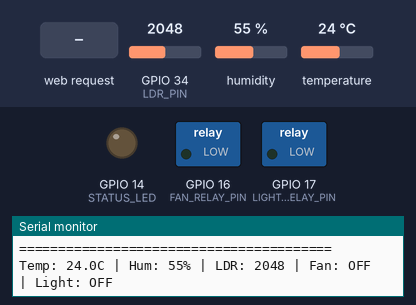
This sketch was run on a simulated ESP32. Parts: switched loads named in the sketch (green lamp = pin HIGH), output pins drawn as LEDs (lit = HIGH), the last lines printed to the serial monitor. The inputs (shaded band) are chosen by the test bench; at power-on: temperature 24 °C, GPIO 34 (LDR_PIN) = 2048, humidity 55 % (analog values on the 0–4095 scale). WiFi joins after 1.5 s; servers stay silent unless stated; EEPROM starts erased.

Above: at 5.9 s.
6.0 s: temperature set to 27.2 °C
8.9 s: temperature set to 28.7 °C
At 15.9 s:
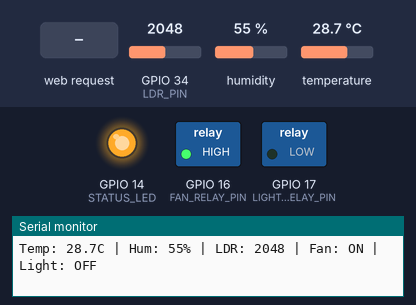
16.2 s: GPIO 34 (LDR_PIN) set to 1951
At 22.0 s:
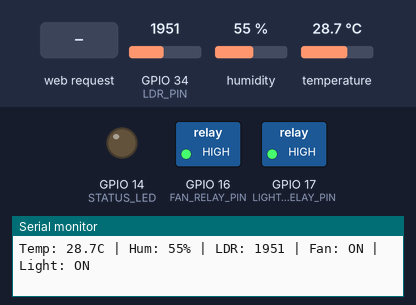
23.7 s: HTTP request GET /setTemp?v=120 received
At 27.9 s:
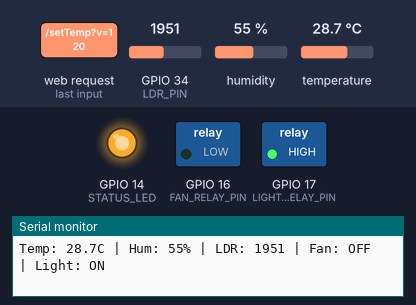
31.2 s: HTTP request GET /setTemp?v=fan received
At 32.3 s:
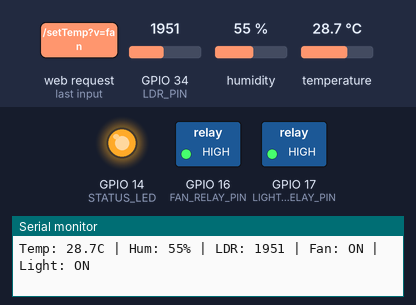
38.2 s: HTTP request GET /setLight?v=120&dev=120&state=120 received
At 41.2 s:
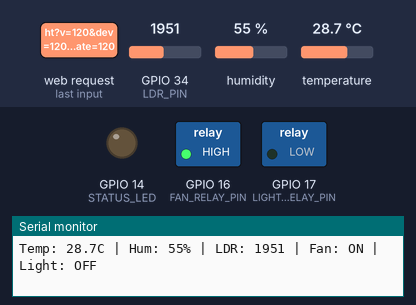
Timing chart, 0 to 46.3 s (numbered marks = the images above; inputs shaded):
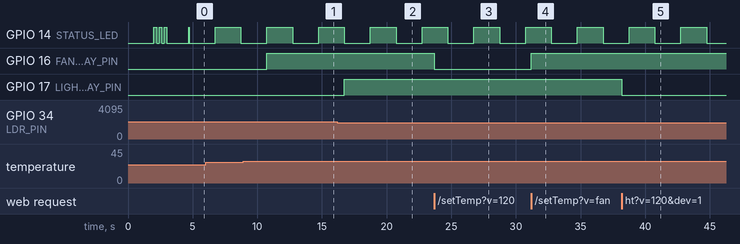

The sketch:

ESP32_IoT_Ortam_Kontrol.ino
```cpp
/*
 * ========================================
 * ESP32 IoT Akıllı Ortam Kontrol Sistemi
 * ========================================
 *
 * Özellikler:
 * - DHT22 ile sıcaklık/nem ölçümü
 * - LDR ile ışık seviyesi ölçümü
 * - 2 Adet transistörlü röle kontrolü
 * - Web tabanlı kontrol arayüzü
 * - EEPROM'a ayar kaydetme
 * - Durum LED'i
 *
 * Pin Yapısı:
 * - GPIO 18: DHT22
 * - GPIO 34: LDR (ADC1 - WiFi uyumlu)
 * - GPIO 17: Işık rölesi
 * - GPIO 16: Fan rölesi
 * - GPIO 14: Durum LED'i
 *
 * Geliştirici: IoT Projesi
 * Versiyon: 1.0 Final
 * ========================================
 */

#include <WiFi.h>
#include <WebServer.h>
#include <Preferences.h>
#include <DHT.h>

// ============ PIN TANIMLARI ============
#define DHT_PIN 18
#define LDR_PIN 34
#define LIGHT_RELAY_PIN 17
#define FAN_RELAY_PIN 16
#define STATUS_LED 14

// ============ SENSÖR VE SERVER ============
DHT dht(DHT_PIN, DHT22);
WebServer server(80);
Preferences prefs;

// ============ WİFİ BİLGİLERİ ============
const char* ssid = "speedygonzales";       // WiFi adını yaz
const char* password = "19982023"; // WiFi şifresini yaz

// ============ SİSTEM DEĞİŞKENLERİ ============
float tempThreshold = 28.0;
int lightThreshold = 2000;
float currentTemp = 0;
float currentHumidity = 0;
int currentLight = 0;
bool fanState = false;
bool lightState = false;

void setup() {
  // Pin konfigürasyonu
  pinMode(LIGHT_RELAY_PIN, OUTPUT);
  pinMode(FAN_RELAY_PIN, OUTPUT);
  pinMode(LDR_PIN, INPUT);
  pinMode(STATUS_LED, OUTPUT);

  digitalWrite(LIGHT_RELAY_PIN, LOW);
  digitalWrite(FAN_RELAY_PIN, LOW);
  digitalWrite(STATUS_LED, LOW);

  // Serial başlatma
  Serial.begin(115200);
  delay(2000);
  Serial.println("\n\n========================================");
  Serial.println("ESP32 IoT Sistem Baslatiliyor...");
  Serial.println("========================================\n");

  // Başlangıç LED sinyali (3x yanıp sön)
  for(int i = 0; i < 3; i++) {
    digitalWrite(STATUS_LED, HIGH);
    delay(200);
    digitalWrite(STATUS_LED, LOW);
    delay(200);
  }

  // ADC konfigürasyonu
  analogSetAttenuation(ADC_11db);
  analogReadResolution(12);

  // Sensör başlatma
  dht.begin();
  Serial.println("[OK] DHT22 sensoru baslatildi");

  // EEPROM'dan ayarları yükleme
  prefs.begin("iot-settings", false);
  tempThreshold = prefs.getFloat("tempThr", 28.0);
  lightThreshold = prefs.getInt("lightThr", 2000);
  prefs.end();
  Serial.println("[OK] Ayarlar hafizadan yuklendi");
  Serial.print("    Sicaklik esigi: ");
  Serial.print(tempThreshold);
  Serial.println(" C");
  Serial.print("    Isik esigi: ");
  Serial.println(lightThreshold);

  // WiFi bağlantısı
  Serial.print("\n[WiFi] Baglaniyor");
  WiFi.begin(ssid, password);

  int timeout = 0;
  while (WiFi.status() != WL_CONNECTED && timeout < 40) {
    delay(500);
    Serial.print(".");
    timeout++;
  }
  Serial.println();

  if (WiFi.status() == WL_CONNECTED) {
    Serial.println("[OK] WiFi baglandi!");
    Serial.print("    IP Adresi: ");
    Serial.println(WiFi.localIP());
    Serial.print("    Tarayicida ac: http://");
    Serial.println(WiFi.localIP());

    // WiFi başarılı - LED sürekli yanar
    digitalWrite(STATUS_LED, HIGH);
  } else {
    Serial.println("[HATA] WiFi baglanamadi!");

    // WiFi hatası - LED hızlı yanıp söner
    for(int i = 0; i < 10; i++) {
      digitalWrite(STATUS_LED, HIGH);
      delay(100);
      digitalWrite(STATUS_LED, LOW);
      delay(100);
    }
  }

  // Web server rotaları
  server.on("/", HTTP_GET, handleRoot);
  server.on("/data", HTTP_GET, handleData);
  server.on("/setTemp", HTTP_GET, handleSetTemp);
  server.on("/setLight", HTTP_GET, handleSetLight);
  server.on("/manual", HTTP_GET, handleManual);

  server.begin();
  Serial.println("[OK] Web server baslatildi");
  Serial.println("\n========================================");
  Serial.println("Sistem hazir ve calisiyor!");
  Serial.println("========================================\n");
}

void loop() {
  server.handleClient();

  // LED heartbeat (2 saniyede bir yanıp söner)
  static unsigned long lastBlink = 0;
  if (millis() - lastBlink > 2000) {
    lastBlink = millis();
    digitalWrite(STATUS_LED, !digitalRead(STATUS_LED));
  }

  // Sensör okuma (3 saniyede bir)
  static unsigned long lastRead = 0;
  if (millis() - lastRead > 3000) {
    lastRead = millis();
    readSensorsAndControl();
  }
}

// ============ SENSÖR OKUMA VE KONTROL ============
void readSensorsAndControl() {
  // DHT22 okuma
  float t = dht.readTemperature();
  float h = dht.readHumidity();

  if (!isnan(t) && !isnan(h)) {
    currentTemp = t;
    currentHumidity = h;
  }

  // LDR okuma
  currentLight = analogRead(LDR_PIN);

  // Serial çıktı
  Serial.print("Temp: ");
  Serial.print(currentTemp, 1);
  Serial.print("C | Hum: ");
  Serial.print(currentHumidity, 0);
  Serial.print("% | LDR: ");
  Serial.print(currentLight);
  Serial.print(" | Fan: ");
  Serial.print(fanState ? "ON" : "OFF");
  Serial.print(" | Light: ");
  Serial.println(lightState ? "ON" : "OFF");

  // Fan kontrolü (sıcaklık bazlı)
  if (currentTemp >= tempThreshold) {
    digitalWrite(FAN_RELAY_PIN, HIGH);
    fanState = true;
  } else {
    digitalWrite(FAN_RELAY_PIN, LOW);
    fanState = false;
  }

  // Işık kontrolü (LDR bazlı - karanlıkta aç)
  if (currentLight < lightThreshold) {
    digitalWrite(LIGHT_RELAY_PIN, HIGH);
    lightState = true;
  } else {
    digitalWrite(LIGHT_RELAY_PIN, LOW);
    lightState = false;
  }
}

// ============ WEB ARAYÜZÜ ============
void handleRoot() {
  String html = R"rawliteral(
<!DOCTYPE html>
<html lang='tr'>
<head>
<meta charset='UTF-8'>
<meta name='viewport' content='width=device-width,initial-scale=1'>
<title>ESP32 IoT Kontrol</title>
<style>
*{margin:0;padding:0;box-sizing:border-box}
body{font-family:'Segoe UI',Arial,sans-serif;background:linear-gradient(135deg,#000000 0%,#151b54 100%);min-height:100vh;padding:20px}
.container{max-width:650px;margin:0 auto;background:#fff;border-radius:20px;box-shadow:0 20px 60px rgba(0,0,0,0.4);padding:30px}
h1{text-align:center;color:#667eea;margin-bottom:30px;font-size:26px}
.card{background:#f8f9fa;border-radius:15px;padding:20px;margin-bottom:20px;border-left:5px solid #667eea;transition:transform 0.2s}
.card:hover{transform:translateY(-2px)}
.sensor-label{color:#666;font-size:12px;text-transform:uppercase;letter-spacing:1px;margin-bottom:5px}
.sensor-value{font-size:32px;font-weight:bold;color:#2ecc71;margin:5px 0}
.sensor-sub{color:#999;font-size:14px;margin-top:5px}
.control-header{display:flex;justify-content:space-between;align-items:center;margin-bottom:15px}
.control-title{font-size:18px;font-weight:600;color:#333}
.status{display:inline-block;padding:6px 16px;border-radius:20px;font-size:12px;font-weight:bold}
.status-on{background:#27ae60;color:#fff}
.status-off{background:#c0392b;color:#fff}
.slider-container{margin:15px 0}
.slider-label{display:flex;justify-content:space-between;margin-bottom:8px;font-weight:600;color:#333;font-size:14px}
input[type=range]{width:100%;height:8px;border-radius:5px;background:#ddd;outline:none;-webkit-appearance:none}
input[type=range]::-webkit-slider-thumb{-webkit-appearance:none;width:22px;height:22px;border-radius:50%;background:#667eea;cursor:pointer;box-shadow:0 2px 5px rgba(0,0,0,0.2)}
input[type=range]::-moz-range-thumb{width:22px;height:22px;border-radius:50%;background:#667eea;cursor:pointer;border:none}
.btn-group{display:flex;gap:10px;margin-top:15px}
.btn{flex:1;padding:12px;border:none;border-radius:10px;font-weight:600;cursor:pointer;transition:all 0.3s;font-size:13px}
.btn-on{background:#27ae60;color:#fff}
.btn-off{background:#c0392b;color:#fff}
.btn:hover{opacity:0.85;transform:scale(1.02)}
.btn:active{transform:scale(0.98)}
.footer{text-align:center;color:#999;font-size:12px;margin-top:25px;padding-top:20px;border-top:1px solid #eee}
.ip-info{background:#e3f2fd;border:2px solid #2196f3;border-radius:10px;padding:12px;margin-bottom:20px;text-align:center;font-size:14px;color:#1565c0}
@keyframes pulse{0%,100%{opacity:1}50%{opacity:0.7}}
.updating{animation:pulse 1s infinite}
</style>
</head>
<body>
<div class='container'>
<h1> ESP32 Akıllı Ortam Kontrol</h1>

<div class='ip-info'>
 IP: <strong id='ipAddr'>Yükleniyor...</strong>
</div>

<div class='card'>
<div class='sensor-label'>SICAKLIK</div>
<div class='sensor-value' id='temp'>--°C</div>
<div class='sensor-sub'>Nem: <span id='humidity'>--</span>%</div>
</div>

<div class='card'>
<div class='sensor-label'>IŞIK SEVİYESİ</div>
<div class='sensor-value' id='light'>--</div>
<div class='sensor-sub'>0 = Karanlık | 4095 = Aydınlık</div>
</div>

<div class='card'>
<div class='control-header'>
<div class='control-title'> FAN</div>
<span class='status' id='fanStatus'>KAPALI</span>
</div>
<div class='slider-container'>
<div class='slider-label'>
<span>Sıcaklık Eşiği</span>
<span><strong id='tempValue'>28</strong>°C</span>
</div>
<input type='range' id='tempSlider' min='20' max='40' value='28' step='0.5'>
</div>
<div class='btn-group'>
<button class='btn btn-on' onclick='manual("fan",1)'>MANUEL AÇ</button>
<button class='btn btn-off' onclick='manual("fan",0)'>MANUEL KAPAT</button>
</div>
</div>

<div class='card'>
<div class='control-header'>
<div class='control-title'> IŞIK</div>
<span class='status' id='lightStatus'>KAPALI</span>
</div>
<div class='slider-container'>
<div class='slider-label'>
<span>Işık Eşiği</span>
<span><strong id='lightValue'>2000</strong></span>
</div>
<input type='range' id='lightSlider' min='0' max='4095' value='2000' step='100'>
</div>
<div class='btn-group'>
<button class='btn btn-on' onclick='manual("light",1)'>MANUEL AÇ</button>
<button class='btn btn-off' onclick='manual("light",0)'>MANUEL KAPAT</button>
</div>
</div>

<div class='footer'>
<div id='updateTime'>Son güncelleme: --</div>
<div style='margin-top:8px;color:#bbb'>ESP32 | DHT22 | LDR | Transistörlü Röle</div>
</div>
</div>

<script>
const tempSlider=document.getElementById('tempSlider');
const lightSlider=document.getElementById('lightSlider');
const tempValue=document.getElementById('tempValue');
const lightValue=document.getElementById('lightValue');

fetch('/data').then(r=>r.json()).then(d=>{
  document.getElementById('ipAddr').textContent=window.location.hostname;
});

tempSlider.oninput=function(){
  tempValue.textContent=this.value;
  fetch('/setTemp?v='+this.value);
};

lightSlider.oninput=function(){
  lightValue.textContent=this.value;
  fetch('/setLight?v='+this.value);
};

function manual(device,state){
  fetch('/manual?dev='+device+'&state='+state)
  .then(()=>setTimeout(updateData,300));
}

function updateData(){
  const container=document.querySelector('.container');
  container.classList.add('updating');

  fetch('/data')
  .then(r=>r.json())
  .then(d=>{
    document.getElementById('temp').textContent=d.temp.toFixed(1)+'°C';
    document.getElementById('humidity').textContent=d.hum.toFixed(0);
    document.getElementById('light').textContent=d.light;

    const fanStatus=document.getElementById('fanStatus');
    fanStatus.textContent=d.fanState?'AÇIK':'KAPALI';
    fanStatus.className='status '+(d.fanState?'status-on':'status-off');

    const lightStatus=document.getElementById('lightStatus');
    lightStatus.textContent=d.lightState?'AÇIK':'KAPALI';
    lightStatus.className='status '+(d.lightState?'status-on':'status-off');

    tempSlider.value=d.tempThr;
    tempValue.textContent=d.tempThr;
    lightSlider.value=d.lightThr;
    lightValue.textContent=d.lightThr;

    const now=new Date();
    document.getElementById('updateTime').textContent='Son güncelleme: '+now.toLocaleTimeString('tr-TR');

    container.classList.remove('updating');
  })
  .catch(()=>container.classList.remove('updating'));
}

updateData();
setInterval(updateData,3000);
</script>
</body>
</html>
)rawliteral";

  server.send(200, "text/html", html);
}

// ============ JSON VERİ GÖNDERİMİ ============
void handleData() {
  String json = "{";
  json += "\"temp\":" + String(currentTemp, 1) + ",";
  json += "\"hum\":" + String(currentHumidity, 0) + ",";
  json += "\"light\":" + String(currentLight) + ",";
  json += "\"fanState\":" + String(fanState ? "true" : "false") + ",";
  json += "\"lightState\":" + String(lightState ? "true" : "false") + ",";
  json += "\"tempThr\":" + String(tempThreshold, 1) + ",";
  json += "\"lightThr\":" + String(lightThreshold);
  json += "}";

  server.send(200, "application/json", json);
}

// ============ SICAKLIK EŞİĞİ AYARLAMA ============
void handleSetTemp() {
  if (server.hasArg("v")) {
    tempThreshold = server.arg("v").toFloat();
    prefs.begin("iot-settings", false);
    prefs.putFloat("tempThr", tempThreshold);
    prefs.end();
    readSensorsAndControl();
    server.send(200, "text/plain", "OK");
  } else {
    server.send(400, "text/plain", "Error");
  }
}

// ============ IŞIK EŞİĞİ AYARLAMA ============
void handleSetLight() {
  if (server.hasArg("v")) {
    lightThreshold = server.arg("v").toInt();
    prefs.begin("iot-settings", false);
    prefs.putInt("lightThr", lightThreshold);
    prefs.end();
    readSensorsAndControl();
    server.send(200, "text/plain", "OK");
  } else {
    server.send(400, "text/plain", "Error");
  }
}

// ============ MANUEL KONTROL ============
void handleManual() {
  if (server.hasArg("dev") && server.hasArg("state")) {
    String device = server.arg("dev");
    int state = server.arg("state").toInt();

    if (device == "fan") {
      digitalWrite(FAN_RELAY_PIN, state ? HIGH : LOW);
      fanState = state;
    }
    else if (device == "light") {
      digitalWrite(LIGHT_RELAY_PIN, state ? HIGH : LOW);
      lightState = state;
    }

    server.send(200, "text/plain", "OK");
  } else {
    server.send(400, "text/plain", "Error");
  }
}
```

Measured:
- the behaviour switches between 27.9 and 28 °C on temperature (found by bisection; images 0 and 1)
- the behaviour switches between 2000 and 1999 on GPIO 34 (LDR_PIN) (found by bisection; images 1 and 2)
- after the input at 8.9 s, GPIO 16 (FAN_RELAY_PIN): LOW → HIGH after 1.8 s
- after the input at 16.2 s, GPIO 17 (LIGHT_RELAY_PIN): LOW → HIGH after 0.54 s
- after the input at 23.7 s, GPIO 16 (FAN_RELAY_PIN): HIGH → LOW at once
- after the input at 31.2 s, GPIO 16 (FAN_RELAY_PIN): LOW → HIGH at once
- after the input at 38.2 s, GPIO 17 (LIGHT_RELAY_PIN): HIGH → LOW at once
- by itself, GPIO 14 (STATUS_LED): alternates HIGH for 2.0 s and LOW for 2.0 s
